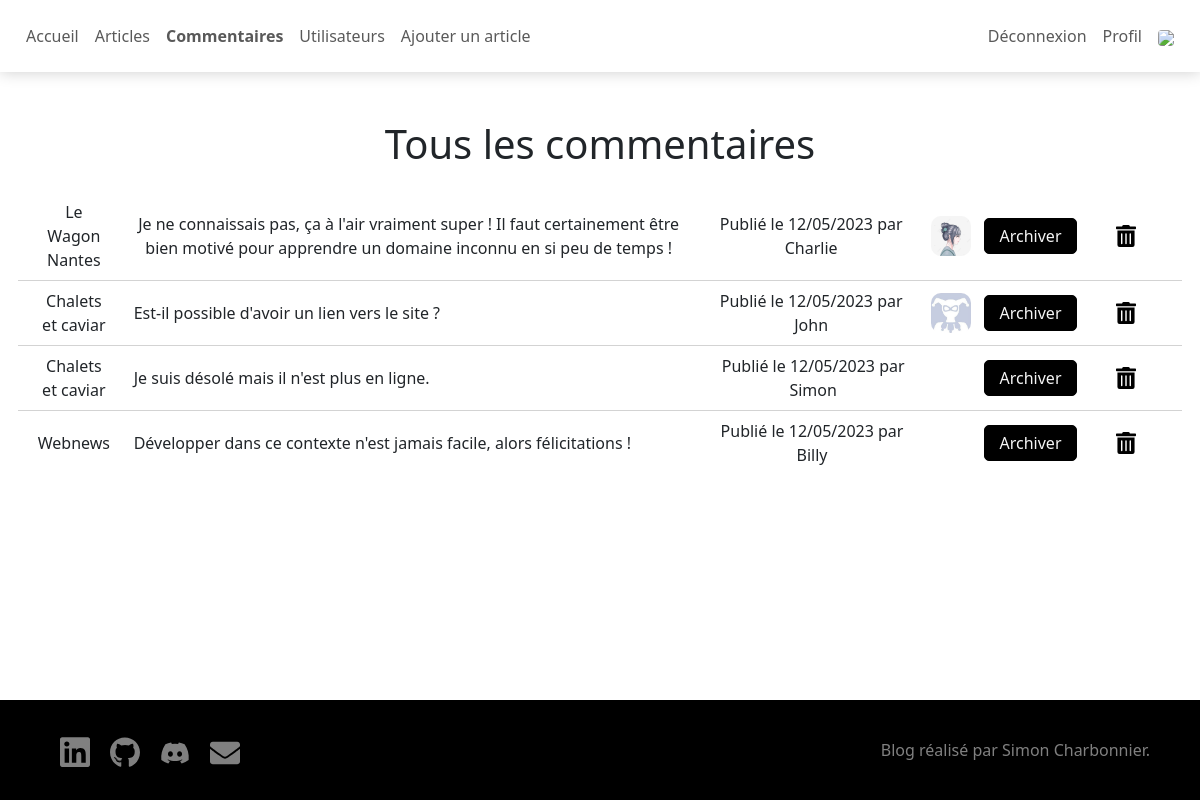
The page /?controller=comment&action=index (signed in) on the database its author committed.
### tables this page shows
CREATE TABLE Comment (
	`id` int(11) NOT NULL,
	`user_id` int(11) NOT NULL,
	`post_id` int(11) NOT NULL,
	`message` varchar(255) NOT NULL,
	`created_at` date NOT NULL,
	`valid` tinyint(1) NOT NULL DEFAULT 0
);

CREATE TABLE Post (
	`id` int(11) NOT NULL,
	`user_id` int(11) NOT NULL,
	`title` varchar(128) NOT NULL,
	`headline` varchar(255) NOT NULL,
	`content` text NOT NULL,
	`image` varchar(128) DEFAULT NULL,
	`created_at` date NOT NULL,
	`updated_at` date NOT NULL
);

CREATE TABLE User (
	`id` int(11) NOT NULL,
	`first_name` varchar(128) NOT NULL,
	`last_name` varchar(128) NOT NULL,
	`mail` varchar(128) NOT NULL,
	`password` varchar(255) NOT NULL,
	`admin` tinyint(1) NOT NULL DEFAULT 0,
	`avatar` varchar(128) NOT NULL DEFAULT 'default.jpg'
);

### index.php (called while the page is built, shortened)
<?php
require_once 'app/views/layout/index.php';

### app/models/Model.php (called while the page is built, shortened)
<?php
class Model
{
    public function __construct()
    {
        try {
            $this->database = new PDO('mysql:host='.DB_HOST.';dbname='.DB_NAME.';charset=utf8', DB_USER, DB_PASSWORD, [PDO::ATTR_ERRMODE => PDO::ERRMODE_EXCEPTION]);
        } catch (Exception $e) {
            header("Location: ".PATH."?controller=home&action=index&error=".$e->getMessage());
            exit;
        }
    }
}

### app/models/Comment_Model.php (called while the page is built, shortened)
<?php
require_once 'app/models/Model.php';
class Comment_Model extends Model
{
    public function getAll()
    {
        $sql = "SELECT Comment.id, Comment.message, Comment.created_at, Comment.valid,
                        User.id author_id, User.first_name author, User.avatar author_avatar,
                        Post.id post_id, Post.title post_title
                FROM Comment
                JOIN User ON User.id = Comment.user_id
                JOIN Post ON Post.id = Comment.post_id
                ORDER BY valid AND Comment.created_at DESC";
        $query = $this->database->prepare($sql);
        $query->execute();
        return $query->fetchAll();
    }
}

### app/controllers/Controller.php (called while the page is built, shortened)
<?php
class Controller
{
    public function formatDate($date) : string
    {
        $date = explode('-', $date);
        return $date[2].'/'.$date[1].'/'.$date[0];
    }
}

### app/views/comment/index.php (the view, shortened to what this page needs)
<link rel="stylesheet" href="assets/css/comments.css">
<?php require_once 'app/views/components/header.php'; ?>
<div class="container">
    <div class="row comments">
        <h1>Tous les commentaires</h1>
        <div class="col-10 col-md-12">
            <?php foreach ($comments as $i => $comment) : ?>
                <div class="row comment" id="comment-<?= $comment['id'] ?>">
                    <div class="col-md-1 comment-part">
                        <a class="btn-underline" href="?controller=post&action=detail&id=<?= $comment['post_id'] ?>"><?= htmlspecialchars($comment['post_title']) ?></a>
                    </div>
                    <div class="col-md-6 comment-part message">
                        <p><?= htmlspecialchars($comment['message']) ?></p>
                    </div>
                    <div class="col-md-3 comment-part date-created">
                        <p>Publié le <?= $this->formatDate($comment['created_at']) ?> par <a class="btn-underline" href="?controller=user&action=detail&id=<?= $comment['author_id'] ?>"><?= htmlspecialchars($comment['author']) ?></a></p>
                        <img class="avatar" src="assets/img/user/<?= $comment['author_avatar'] ?>" alt="">
                    </div>
                    <div class="col-4 col-md-1 comment-part">
                        <a class="btn btn-edit-comment" href="?controller=comment&action=edit&id=<?= $comment['id'] ?>">
                            <?= $comment['valid'] === 1 ? "Archiver" : "Valider" ?>
                        </a>
                    </div>
                    <div class="col-4 col-md-1 comment-part">
                        <img class="icon-delete btn-delete-comment" src="assets/img/icons/delete.svg" alt="" data-comment-id="<?= $comment['id'] ?>">
                    </div>
                </div>
            <?php endforeach; ?>
        </div>
    </div>
</div>
<?php require_once 'app/views/components/footer.php';

### assets/css/global.css (style rules this page uses)
body { position: relative; min-height: 100vh; padding-bottom: 100px; }
.container { padding: 3rem 0; }
p { margin: 0 0 0 0; }
a { color: inherit; text-decoration: none; }
.avatar { width: 40px; border-radius: 25%; }
.icon-edit, .icon-delete, .icon-cross, .icon-bars { width: 25px; cursor: pointer; margin: 8px; }
.btn { background-color: black; color: whitesmoke; border: 1px solid black; padding: 5px 15px; border-radius: 5px; transition: all 0.4s ease-out; }

### assets/css/comments.css (style rules this page uses)
.comments { text-align: center; justify-content: center; }
.comments .comment-part { display: flex; align-items: center; justify-content: center; }
.comments h1 { padding-bottom: 1rem; }
.comments .message { justify-content: flex-start; }
.comments .date-created img { margin-left: 1rem; }
.comment { padding: 8px; justify-content: center; }
.comment:not(:last-child) { border-bottom: 1px solid lightgrey; }
.comment .icon-delete { width: 20px; }

### rows shown on the page
comment: post.title "Le Wagon Nantes", message "Je ne connaissais pas, ça à l'air vraiment super ! Il faut certainement être bien motivé pour apprendre un domaine inconnu en si peu de temps !", created_at "12/05/2023", user.first_name "Charlie", user.avatar (picture), valid "Archiver"
comment: post.title "Chalets et caviar", message "Est-il possible d'avoir un lien vers le site ?", created_at "12/05/2023", user.first_name "John", user.avatar (placeholder picture), valid "Archiver"
comment: post.title "Chalets et caviar", message "Je suis désolé mais il n'est plus en ligne.", created_at "12/05/2023", user.first_name "Simon", valid "Archiver"
comment: post.title "Webnews", message "Développer dans ce contexte n'est jamais facile, alors félicitations !", created_at "12/05/2023", user.first_name "Billy", valid "Archiver"
